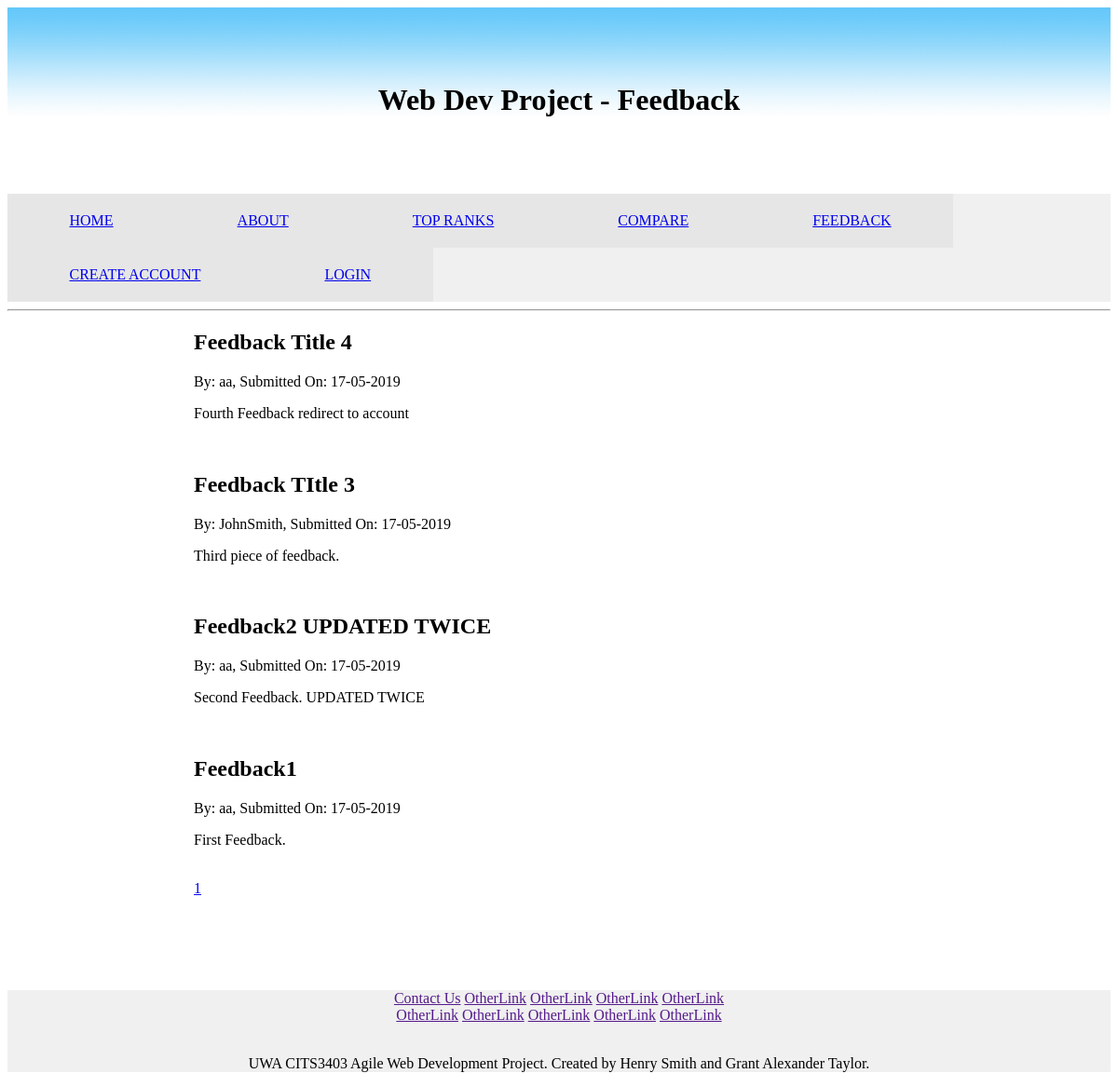
The page /feedback on the database as committed earlier.
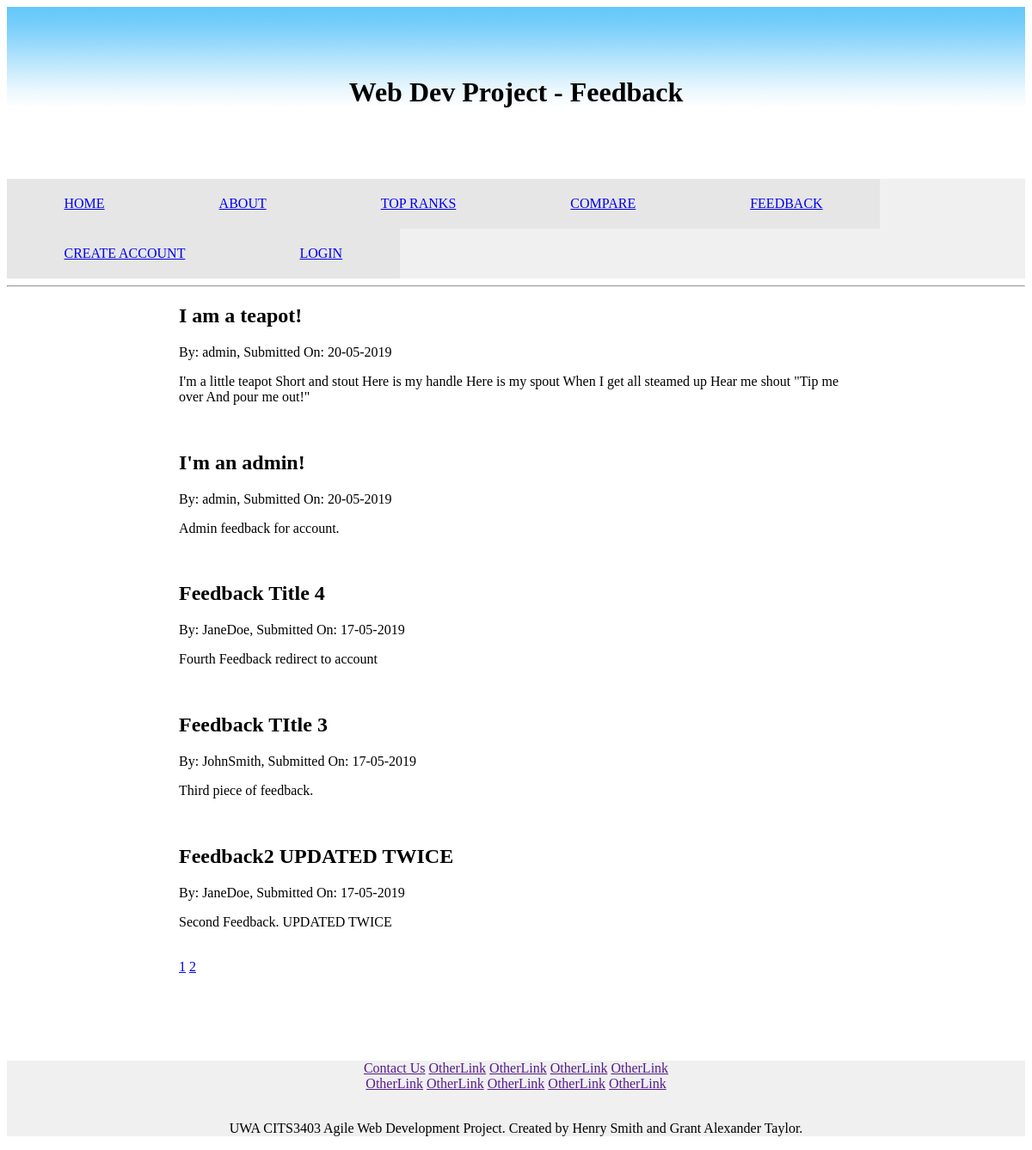
The same page on the database as committed later.
### app/models.py (models this page shows, shortened)
class Feedback(db.Model):
    id = db.Column(db.Integer, primary_key=True)
    uid = db.Column(db.Integer, db.ForeignKey('user.id'))
    timestamp = db.Column(db.DateTime, index=True, default=datetime.utcnow)
    title = db.Column(db.String())
    text = db.Column(db.Text)

class User(UserMixin, db.Model):
    id = db.Column(db.Integer, primary_key=True)
    username = db.Column(db.String(64), index=True, unique=True)
    email = db.Column(db.String(120), index=True, unique=True)
    password_hash = db.Column(db.String(128))
    admin = db.Column(db.Boolean)
    feedback = db.relationship('Feedback', backref='user', lazy=True)

### app/routes.py (the view)
@app.route("/feedback")
def feedback():
    page = request.args.get('page', 1, type=int)
    feedback = Feedback.query.order_by(desc(Feedback.timestamp)).paginate(page=page, per_page=5)
    return render_template("feedback.html", title='Feedback', feedback=feedback)

### app/templates/feedback.html (shortened to what this page needs)
{% extends "layout.html" %}
{% block content %}
	{% for feed in feedback.items %}
	<h2>{{ feed.title }}</h2>
	<p>By: {{ feed.user.username }}, Submitted On: {{ feed.timestamp.strftime('%d-%m-%Y') }}</p>
	<p>{{ feed.text }}</p>
	<br>
	{% endfor %}
	{% for page in feedback.iter_pages(left_edge=1, left_current=3, right_edge=1, right_current=4) %}
		{% if page %}
			<a href="{{ url_for('feedback', page=page) }}">{{ page }}</a>
		{% else %}
			...
		{% endif %}
	{% endfor %}
{% endblock content %}

Rows that differ between the two databases and show on the page:
no longer on this page (row unchanged): Feedback: title "Feedback1", user.username "aa", timestamp "17-05-2019", text "First Feedback."
added Feedback: title "I am a teapot!", user.username "admin", timestamp "20-05-2019", text "I'm a little teapot Short and stout Here is my handle Here is my spout When I get all steamed up Hear me shout \"Tip me over And pour me out!\""
added Feedback: title "I'm an admin!", user.username "admin", timestamp "20-05-2019", text "Admin feedback for account."
changed through a linked row, Feedback "Feedback Title 4": user.username "aa" → "JaneDoe"
changed through a linked row, Feedback "Feedback2 UPDATED TWICE": user.username "aa" → "JaneDoe"
Other text that changed with them:
new list line: "2"
